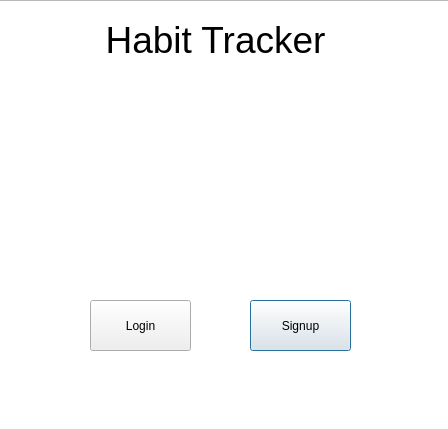
<?xml version="1.0" encoding="UTF-8"?>
<ui version="4.0">
 <class>Welcome</class>
 <widget class="QDialog" name="Welcome">
  <property name="geometry">
   <rect>
    <x>0</x>
    <y>0</y>
    <width>448</width>
    <height>429</height>
   </rect>
  </property>
  <property name="windowTitle">
   <string>Dialog</string>
  </property>
  <widget class="QTextBrowser" name="textBrowser">
   <property name="geometry">
    <rect>
     <x>-20</x>
     <y>0</y>
     <width>471</width>
     <height>431</height>
    </rect>
   </property>
   <property name="html">
    <string>&lt;!DOCTYPE HTML PUBLIC &quot;-//W3C//DTD HTML 4.0//EN&quot; &quot;http://www.w3.org/TR/REC-html40/strict.dtd&quot;&gt;
&lt;html&gt;&lt;head&gt;&lt;meta name=&quot;qrichtext&quot; content=&quot;1&quot; /&gt;&lt;meta charset=&quot;utf-8&quot; /&gt;&lt;style type=&quot;text/css&quot;&gt;
p, li { white-space: pre-wrap; }
hr { height: 1px; border-width: 0; }
li.unchecked::marker { content: &quot;\2610&quot;; }
li.checked::marker { content: &quot;\2612&quot;; }
&lt;/style&gt;&lt;/head&gt;&lt;body style=&quot; font-family:'Segoe UI'; font-size:9pt; font-weight:400; font-style:normal;&quot;&gt;
&lt;p align=&quot;center&quot; style=&quot;-qt-paragraph-type:empty; margin-top:0px; margin-bottom:0px; margin-left:0px; margin-right:0px; -qt-block-indent:0; text-indent:0px;&quot;&gt;&lt;br /&gt;&lt;/p&gt;
&lt;p align=&quot;center&quot; style=&quot; margin-top:0px; margin-bottom:0px; margin-left:0px; margin-right:0px; -qt-block-indent:0; text-indent:0px;&quot;&gt;&lt;span style=&quot; font-size:28pt;&quot;&gt;Habit Tracker&lt;/span&gt;&lt;/p&gt;&lt;/body&gt;&lt;/html&gt;</string>
   </property>
  </widget>
  <widget class="QPushButton" name="signup">
   <property name="geometry">
    <rect>
     <x>250</x>
     <y>300</y>
     <width>101</width>
     <height>51</height>
    </rect>
   </property>
   <property name="text">
    <string>Signup</string>
   </property>
  </widget>
  <widget class="QPushButton" name="login">
   <property name="geometry">
    <rect>
     <x>90</x>
     <y>300</y>
     <width>101</width>
     <height>51</height>
    </rect>
   </property>
   <property name="text">
    <string>Login</string>
   </property>
  </widget>
 </widget>
 <resources/>
 <connections/>
</ui>
